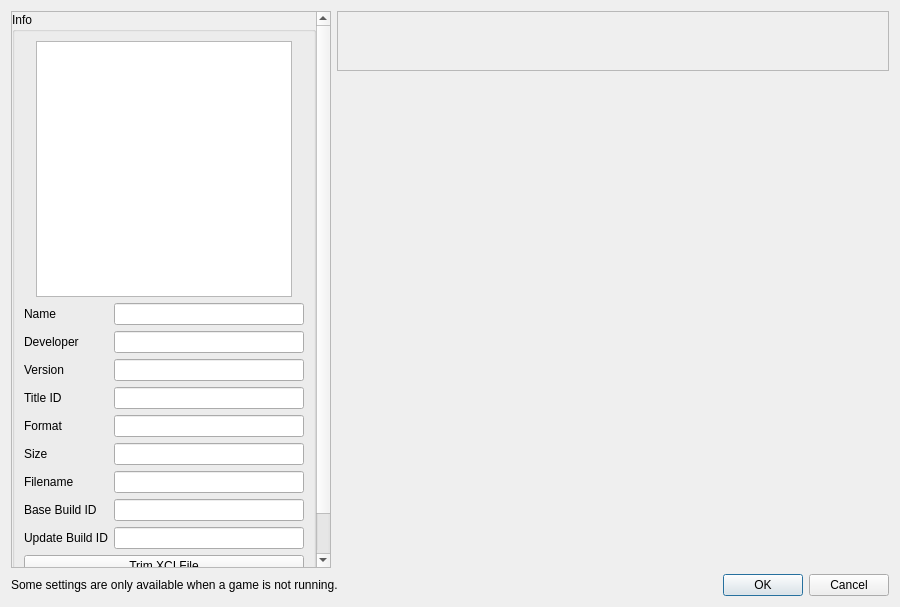
<?xml version="1.0" encoding="UTF-8"?>
<ui version="4.0">
 <class>ConfigurePerGame</class>
 <widget class="QDialog" name="ConfigurePerGame">
  <property name="geometry">
   <rect>
    <x>0</x>
    <y>0</y>
    <width>900</width>
    <height>607</height>
   </rect>
  </property>
  <property name="minimumSize">
   <size>
    <width>640</width>
    <height>480</height>
   </size>
  </property>
  <property name="windowTitle">
   <string>Properties</string>
  </property>
  <property name="templateStyleSheet" stdset="0">
   <string>QDialog {
    background-color: %%BACKGROUND_COLOR%%;
    color: %%TEXT_COLOR%%;
    }

    QWidget {
    background-color: %%BACKGROUND_COLOR%%;
    color: %%TEXT_COLOR%%;
    }

    QStackedWidget {
    background-color: %%BACKGROUND_COLOR%%;
    border: 1px solid %%SECONDARY_BG_COLOR%%;
    border-radius: 8px;
    margin: 0px;
    padding: 0px;
    }

    QScrollArea {
    background-color: %%BACKGROUND_COLOR%%;
    border: none;
    border-radius: 8px;
    }

    QScrollArea > QWidget > QWidget {
    background-color: %%BACKGROUND_COLOR%%;
    }

    QScrollBar:vertical {
    background-color: %%SECONDARY_BG_COLOR%%;
    width: 14px;
    border-radius: 7px;
    margin: 2px;
    }

    QScrollBar::handle:vertical {
    background-color: %%TERTIARY_BG_COLOR%%;
    border-radius: 6px;
    min-height: 30px;
    margin: 1px;
    }

    QScrollBar::handle:vertical:hover {
    background-color: %%ACCENT_COLOR%%;
    }

    QScrollBar::add-line:vertical, QScrollBar::sub-line:vertical {
    border: none;
    background: none;
    height: 0px;
    }

    QScrollBar:horizontal {
    background-color: %%SECONDARY_BG_COLOR%%;
    height: 14px;
    border-radius: 7px;
    margin: 2px;
    }

    QScrollBar::handle:horizontal {
    background-color: %%TERTIARY_BG_COLOR%%;
    border-radius: 6px;
    min-width: 30px;
    margin: 1px;
    }

    QScrollBar::handle:horizontal:hover {
    background-color: %%ACCENT_COLOR%%;
    }

    QScrollBar::add-line:horizontal, QScrollBar::sub-line:horizontal {
    border: none;
    background: none;
    width: 0px;
    }

    QPushButton#aestheticTabButton {
        background-color: transparent;
        color: %%TEXT_COLOR%%;
        border: none;
        padding: 10px;
        padding-left: 20px; /* Indent text from the left */
        border-radius: 8px;
        font-weight: bold;
        font-size: 10pt;
        text-align: left center; /* Align text to the left like the original */
        min-width: 110px;        /* Stricter minimum width to prevent smudging */
        max-height: 25px;        /* Enforce a consistent height */
    }

    QPushButton#aestheticTabButton:checked {
        background-color: %%SECONDARY_BG_COLOR%%;   /* Add subtle background when checked */
        color: %%TEXT_COLOR%%;                      /* Keep text color consistent when checked */
        border-left: 3px solid %%ACCENT_COLOR%%;    /* Accent color bar on the LEFT */
        padding-left: 17px;                         /* Adjust padding to keep text aligned perfectly */
    }

    QPushButton#aestheticTabButton:hover:!checked {
        background-color: %%HOVER_BG_COLOR%%;
    }

    QPushButton#aestheticTabButton:pressed {
        background-color: %%TERTIARY_BG_COLOR%%;
    }

    QGroupBox {
    font-weight: bold;
    border: 1px solid %%SECONDARY_BG_COLOR%%;
    border-radius: 8px;
    margin-top: 12px;
    padding-top: 12px;
    background-color: %%BACKGROUND_COLOR%%;
    color: %%TEXT_COLOR%%;
    }

    QGroupBox::title {
    subcontrol-origin: margin;
    left: 12px;
    padding: 0 8px 0 8px;
    color: %%TEXT_COLOR%%;
    font-weight: bold;
    }

    QCheckBox {
    color: %%TEXT_COLOR%%;
    spacing: 10px;
    padding: 4px;
    background-color: transparent;
    }

    QCheckBox::indicator {
    width: 18px;
    height: 18px;
    border: 2px solid %%TERTIARY_BG_COLOR%%;
    border-radius: 4px;
    background-color: %%SECONDARY_BG_COLOR%%;
    }

    QCheckBox::indicator:checked {
    background-color: %%ACCENT_COLOR%%;
    border-color: %%ACCENT_COLOR%%;
    }

    QCheckBox::indicator:hover {
    border-color: %%ACCENT_COLOR%%;
    }

    QComboBox {
    background-color: %%SECONDARY_BG_COLOR%%;
    border: 1px solid %%TERTIARY_BG_COLOR%%;
    border-radius: 6px;
    padding: 8px 12px;
    color: %%TEXT_COLOR%%;
    min-width: 120px;
    min-height: 28px;
    selection-background-color: %%ACCENT_COLOR%%;
    }

    QComboBox:hover {
    border-color: %%ACCENT_COLOR%%;
    background-color: %%HOVER_BG_COLOR%%;
    }

    QComboBox:focus {
    border-color: %%ACCENT_COLOR%%;
    background-color: %%FOCUS_BG_COLOR%%;
    }

    QComboBox::drop-down {
    border: none;
    width: 25px;
    subcontrol-origin: padding;
    subcontrol-position: top right;
    background-color: transparent;
    }

    QComboBox QAbstractItemView {
    background-color: %%SECONDARY_BG_COLOR%%;
    border: 1px solid %%ACCENT_COLOR%%;
    selection-background-color: %%ACCENT_COLOR%%;
    color: %%TEXT_COLOR%%;
    outline: none;
    }

    QComboBox QAbstractItemView::item {
    padding: 8px;
    border: none;
    background-color: transparent;
    }

    QComboBox QAbstractItemView::item:selected {
    background-color: %%ACCENT_COLOR%%;
    color: #ffffff;
    }

    QComboBox QAbstractItemView::item:hover {
    background-color: %%ACCENT_COLOR_HOVER%%;
    color: #ffffff;
    }

    QLineEdit {
    background-color: %%SECONDARY_BG_COLOR%%;
    border: 1px solid %%TERTIARY_BG_COLOR%%;
    border-radius: 6px;
    padding: 8px 12px;
    color: %%TEXT_COLOR%%;
    min-height: 20px;
    selection-background-color: %%ACCENT_COLOR%%;
    }

    QLineEdit:focus {
    border-color: %%ACCENT_COLOR%%;
    background-color: %%FOCUS_BG_COLOR%%;
    }

    QPushButton {
    background-color: %%ACCENT_COLOR%%;
    color: #ffffff;
    border: none;
    padding: 10px 20px;
    border-radius: 6px;
    font-weight: bold;
    min-height: 20px;
    }

    QPushButton:hover {
    background-color: %%ACCENT_COLOR_HOVER%%;
    }

    QPushButton:pressed {
    background-color: %%ACCENT_COLOR_PRESSED%%;
    }

    QPushButton:disabled {
    background-color: %%TERTIARY_BG_COLOR%%;
    color: %%DISABLED_TEXT_COLOR%%;
    }

    QToolButton {
    background-color: %%ACCENT_COLOR%%;
    color: #ffffff;
    border: none;
    padding: 8px 12px;
    border-radius: 6px;
    font-weight: bold;
    min-width: 32px;
    min-height: 24px;
    }

    QToolButton:hover {
    background-color: %%ACCENT_COLOR_HOVER%%;
    }

    QToolButton:pressed {
    background-color: %%ACCENT_COLOR_PRESSED%%;
    }

    QLabel {
    color: %%TEXT_COLOR%%;
    background-color: transparent;
    padding: 2px;
    }

    QListWidget {
    background-color: %%SECONDARY_BG_COLOR%%;
    border: 1px solid %%TERTIARY_BG_COLOR%%;
    border-radius: 6px;
    color: %%TEXT_COLOR%%;
    padding: 4px;
    }

    QListWidget::item {
    padding: 8px;
    border-radius: 4px;
    margin: 1px;
    }

    QListWidget::item:selected {
    background-color: %%ACCENT_COLOR%%;
    color: #ffffff;
    }

    QListWidget::item:hover:!selected {
    background-color: %%HOVER_BG_COLOR%%;
    }

    QSlider::groove:horizontal {
        height: 8px;
        background: %%SECONDARY_BG_COLOR%%;
        border-radius: 4px;
        border: 1px solid %%TERTIARY_BG_COLOR%%;
    }

    QSlider::sub-page:horizontal {
        background: %%ACCENT_COLOR%%;
        border-radius: 4px;
    }

    QSlider::add-page:horizontal {
        background: %%SECONDARY_BG_COLOR%%;
        border-radius: 4px;
    }

    QSlider::handle:horizontal {
    background-color: %%ACCENT_COLOR%%;
    border: 1px solid %%ACCENT_COLOR%%;
    width: 18px;
    margin: -5px 0;
    border-radius: 9px;
    }

    QSlider::handle:horizontal:hover {
    background-color: %%ACCENT_COLOR_HOVER%%;
    }

    QSpinBox, QDoubleSpinBox {
    background-color: %%SECONDARY_BG_COLOR%%;
    border: 1px solid %%TERTIARY_BG_COLOR%%;
    border-radius: 6px;
    padding: 6px;
    color: %%TEXT_COLOR%%;
    min-height: 20px;
    }

    QSpinBox:focus, QDoubleSpinBox:focus {
    border-color: %%ACCENT_COLOR%%;
    background-color: %%FOCUS_BG_COLOR%%;
    }

    QRadioButton {
    color: %%TEXT_COLOR%%;
    spacing: 8px;
    padding: 4px;
    }

    QRadioButton::indicator {
    width: 16px;
    height: 16px;
    border: 2px solid %%TERTIARY_BG_COLOR%%;
    border-radius: 8px;
    background-color: %%SECONDARY_BG_COLOR%%;
    }

    QRadioButton::indicator:checked {
    background-color: %%ACCENT_COLOR%%;
    border-color: %%ACCENT_COLOR%%;
    }

    QRadioButton::indicator:hover {
    border-color: %%ACCENT_COLOR%%;
    }
   </string>
  </property>
  <layout class="QVBoxLayout" name="verticalLayout_3">
   <item>
    <layout class="QHBoxLayout" name="horizontalLayout">
     <item>
      <widget class="QScrollArea" name="scrollArea">
       <property name="sizePolicy">
        <sizepolicy hsizetype="Maximum" vsizetype="Expanding">
         <horstretch>0</horstretch>
         <verstretch>0</verstretch>
        </sizepolicy>
       </property>
       <property name="minimumSize">
        <size>
         <width>320</width>
         <height>0</height>
        </size>
       </property>
       <property name="widgetResizable">
        <bool>true</bool>
       </property>
       <widget class="QWidget" name="scrollAreaWidgetContents">
        <property name="geometry">
         <rect>
          <x>0</x>
          <y>0</y>
          <width>318</width>
          <height>600</height>
         </rect>
        </property>
        <property name="minimumSize">
         <size>
          <width>0</width>
          <height>600</height>
         </size>
        </property>
        <layout class="QVBoxLayout" name="verticalLayout_5">
         <property name="leftMargin">
          <number>0</number>
         </property>
         <property name="topMargin">
          <number>0</number>
         </property>
         <property name="rightMargin">
          <number>0</number>
         </property>
         <property name="bottomMargin">
          <number>0</number>
         </property>
         <item>
          <widget class="QGroupBox" name="groupBox">
           <property name="title">
            <string>Info</string>
           </property>
           <layout class="QVBoxLayout" name="verticalLayout">
            <item alignment="Qt::AlignHCenter">
             <widget class="QGraphicsView" name="icon_view">
              <property name="sizePolicy">
               <sizepolicy hsizetype="Fixed" vsizetype="Fixed">
                <horstretch>0</horstretch>
                <verstretch>0</verstretch>
               </sizepolicy>
              </property>
              <property name="minimumSize">
               <size>
                <width>256</width>
                <height>256</height>
               </size>
              </property>
              <property name="maximumSize">
               <size>
                <width>256</width>
                <height>256</height>
               </size>
              </property>
              <property name="verticalScrollBarPolicy">
               <enum>Qt::ScrollBarAlwaysOff</enum>
              </property>
              <property name="horizontalScrollBarPolicy">
               <enum>Qt::ScrollBarAlwaysOff</enum>
              </property>
              <property name="interactive">
               <bool>false</bool>
              </property>
             </widget>
            </item>
            <item>
             <layout class="QGridLayout" name="gridLayout_2">
              <item row="6" column="1">
               <widget class="QLineEdit" name="display_size">
                <property name="enabled"><bool>true</bool></property>
                <property name="readOnly"><bool>true</bool></property>
               </widget>
              </item>
              <item row="3" column="1">
               <widget class="QLineEdit" name="display_version">
                <property name="enabled"><bool>true</bool></property>
                <property name="readOnly"><bool>true</bool></property>
               </widget>
              </item>
              <item row="1" column="0">
               <widget class="QLabel" name="label"><property name="text"><string>Name</string></property></widget>
              </item>
              <item row="4" column="0">
               <widget class="QLabel" name="label_4"><property name="text"><string>Title ID</string></property></widget>
              </item>
              <item row="4" column="1">
               <widget class="QLineEdit" name="display_title_id">
                <property name="enabled"><bool>true</bool></property>
                <property name="readOnly"><bool>true</bool></property>
               </widget>
              </item>
              <item row="7" column="1">
               <widget class="QLineEdit" name="display_filename">
                <property name="enabled"><bool>true</bool></property>
                <property name="readOnly"><bool>true</bool></property>
               </widget>
              </item>
              <item row="5" column="1">
               <widget class="QLineEdit" name="display_format">
                <property name="enabled"><bool>true</bool></property>
                <property name="readOnly"><bool>true</bool></property>
               </widget>
              </item>
              <item row="7" column="0">
               <widget class="QLabel" name="label_7"><property name="text"><string>Filename</string></property></widget>
              </item>
              <item row="1" column="1">
               <widget class="QLineEdit" name="display_name">
                <property name="enabled"><bool>true</bool></property>
                <property name="readOnly"><bool>true</bool></property>
               </widget>
              </item>
              <item row="2" column="1">
               <widget class="QLineEdit" name="display_developer">
                <property name="enabled"><bool>true</bool></property>
                <property name="readOnly"><bool>true</bool></property>
               </widget>
              </item>
              <item row="5" column="0">
               <widget class="QLabel" name="label_5"><property name="text"><string>Format</string></property></widget>
              </item>
              <item row="3" column="0">
               <widget class="QLabel" name="label_3"><property name="text"><string>Version</string></property></widget>
              </item>
              <item row="6" column="0">
               <widget class="QLabel" name="label_6"><property name="text"><string>Size</string></property></widget>
              </item>
              <item row="2" column="0">
               <widget class="QLabel" name="label_2"><property name="text"><string>Developer</string></property></widget>
              </item>
              <item row="8" column="0">
               <widget class="QLabel" name="label_build_id"><property name="text"><string>Base Build ID</string></property></widget>
              </item>
              <item row="8" column="1">
               <widget class="QLineEdit" name="display_build_id">
                <property name="enabled"><bool>true</bool></property>
                <property name="readOnly"><bool>true</bool></property>
               </widget>
              </item>
              <item row="9" column="0">
               <widget class="QLabel" name="label_update_build_id"><property name="text"><string>Update Build ID</string></property></widget>
              </item>
              <item row="9" column="1">
               <widget class="QLineEdit" name="display_update_build_id">
                <property name="enabled"><bool>true</bool></property>
                <property name="readOnly"><bool>true</bool></property>
               </widget>
              </item>
              <item row="10" column="0" colspan="2">
               <widget class="QPushButton" name="trim_xci_button">
                <property name="text"><string>Trim XCI File</string></property>
                <property name="toolTip"><string>Remove unused space from XCI file to reduce file size</string></property>
               </widget>
              </item>
             </layout>
            </item>
            <item>
             <spacer name="verticalSpacer">
              <property name="orientation"><enum>Qt::Vertical</enum></property>
              <property name="sizeHint" stdset="0"><size><width>20</width><height>40</height></size></property>
             </spacer>
            </item>
           </layout>
          </widget>
         </item>
        </layout>
       </widget>
      </widget>
     </item>
     <item>
      <layout class="QVBoxLayout" name="VerticalLayout">
       <item>
        <widget class="QScrollArea" name="tabButtonsScrollArea">
         <property name="sizePolicy">
          <sizepolicy hsizetype="Expanding" vsizetype="Fixed">
           <horstretch>0</horstretch>
           <verstretch>0</verstretch>
          </sizepolicy>
         </property>
         <property name="maximumSize">
          <size>
           <width>16777215</width>
           <height>60</height>
          </size>
         </property>
         <property name="verticalScrollBarPolicy">
          <enum>Qt::ScrollBarAlwaysOff</enum>
         </property>
         <property name="horizontalScrollBarPolicy">
          <enum>Qt::ScrollBarAsNeeded</enum>
         </property>
         <property name="widgetResizable">
          <bool>true</bool>
         </property>
         <widget class="QWidget" name="tabButtonsContainer">
          <layout class="QHBoxLayout" name="tabButtonsLayout">
           <property name="spacing">
            <number>2</number>
           </property>
           <property name="leftMargin">
            <number>0</number>
           </property>
           <property name="topMargin">
            <number>0</number>
           </property>
           <property name="rightMargin">
            <number>0</number>
           </property>
           <property name="bottomMargin">
            <number>0</number>
           </property>
          </layout>
         </widget>
        </widget>
       </item>
       <item>
        <widget class="QStackedWidget" name="stackedWidget">
         <property name="sizePolicy">
          <sizepolicy hsizetype="Expanding" vsizetype="Expanding">
           <horstretch>0</horstretch>
           <verstretch>0</verstretch>
          </sizepolicy>
         </property>
        </widget>
       </item>
      </layout>
     </item>
    </layout>
   </item>
   <item>
    <layout class="QHBoxLayout" name="horizontalLayout_2">
     <item>
      <widget class="QLabel" name="label_8">
       <property name="text">
        <string>Some settings are only available when a game is not running.</string>
       </property>
      </widget>
     </item>
     <item>
      <widget class="QDialogButtonBox" name="buttonBox">
       <property name="sizePolicy">
        <sizepolicy hsizetype="Preferred" vsizetype="Preferred">
         <horstretch>0</horstretch>
         <verstretch>0</verstretch>
        </sizepolicy>
       </property>
       <property name="orientation">
        <enum>Qt::Horizontal</enum>
       </property>
       <property name="standardButtons">
        <set>QDialogButtonBox::Cancel|QDialogButtonBox::Ok</set>
       </property>
      </widget>
     </item>
    </layout>
   </item>
  </layout>
 </widget>
 <resources/>
 <connections>
  <connection>
   <sender>buttonBox</sender>
   <signal>accepted()</signal>
   <receiver>ConfigurePerGame</receiver>
   <slot>accept()</slot>
   <hints>
    <hint type="sourcelabel">
     <x>20</x>
     <y>20</y>
    </hint>
    <hint type="destinationlabel">
     <x>20</x>
     <y>20</y>
    </hint>
   </hints>
  </connection>
  <connection>
   <sender>buttonBox</sender>
   <signal>rejected()</signal>
   <receiver>ConfigurePerGame</receiver>
   <slot>reject()</slot>
   <hints>
    <hint type="sourcelabel">
     <x>20</x>
     <y>20</y>
    </hint>
    <hint type="destinationlabel">
     <x>20</x>
     <y>20</y>
    </hint>
   </hints>
  </connection>
 </connections>
</ui>
